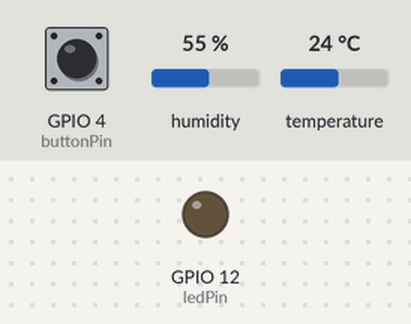
Recording of a sketch running on a simulated ESP8266 (NodeMCU). Shown: output pins drawn as LEDs (lit = HIGH). The inputs (shaded band) are chosen by the test bench; at power-on: GPIO 4 (buttonPin) LOW, humidity 55 %, temperature 24 °C. WiFi joins after 1.5 s; servers stay silent unless stated; what the sketch prints to the serial monitor is not drawn.

Above: at 2.7 s.
2.8 s: GPIO 4 (buttonPin) pulled HIGH for 0.15 s
At 3.4 s:
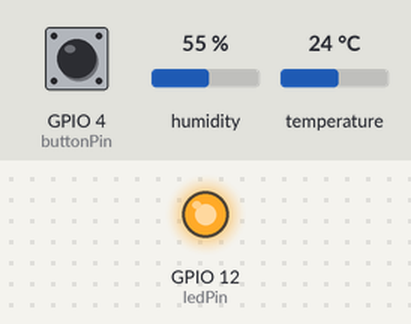
5.9 s: GPIO 4 (buttonPin) pulled HIGH for 1 s
At 7.0 s:
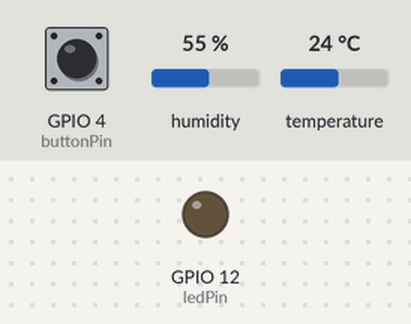
8.4 s: GPIO 4 (buttonPin) pulled HIGH for 3.2 s
At 8.9 s:
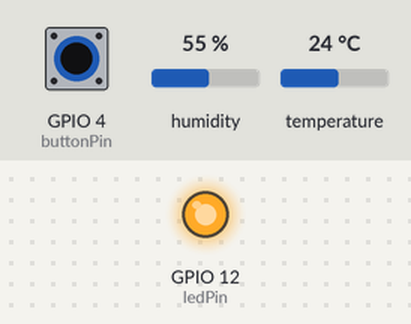
Timing chart, 0 to 11.4 s (numbered marks = the images above; inputs shaded):
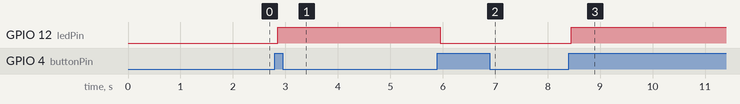

The sketch:

Latihan_4_Pengembangan_Telemetri_Sensor_Kelembapan.ino
```cpp
#include <ESP8266WiFi.h>
#include <ESPAsyncTCP.h>
#include <ESPAsyncWebServer.h>
#include <DHT.h>

const char* ssid = "MACHMUDALHASAN";
const char* password = "Dodol Garut";

// Konfigurasi Pin
const byte dhtPin = 2;        // D4 / GPIO 2
const byte buttonPin = 4;    // D2 / GPIO 4
const byte ledPin = 12;      // D6 / GPIO 12

// DHT22
#define DHTTYPE DHT22
DHT dht(dhtPin, DHTTYPE);

// Variabel Status
bool ledState = false;

String currentTemp = "--";
String currentHum = "--";

int buttonState;
int lastButtonState = LOW;

unsigned long lastDebounceTime = 0;
const unsigned long debounceDelay = 50;

unsigned long lastTime = 0;

// Web Server dan WebSocket
AsyncWebServer server(80);
AsyncWebSocket ws("/ws");

// ---------------- HTML & JAVASCRIPT ----------------

const char index_html[] PROGMEM = R"rawliteral(
<!DOCTYPE html>
<html>
<head>
  <meta name="viewport" content="width=device-width, initial-scale=1">

  <title>Real-Time IoT Web</title>

  <style>
    body {
      font-family: Arial;
      text-align: center;
    }

    .card {
      background: #f0f0f0;
      margin: 20px auto;
      padding: 20px;
      max-width: 300px;
      border-radius: 10px;
    }

    button {
      padding: 15px 30px;
      font-size: 20px;
      border-radius: 5px;
      cursor: pointer;
      color: white;
    }

    .btn-on {
      background-color: #4CAF50;
    }

    .btn-off {
      background-color: #f44336;
    }
  </style>
</head>

<body>

  <h1>Smart Room</h1>

  <!-- Suhu -->
  <div class="card">
    <h2>
      Suhu:
      <span id="tempValue">--</span>
      Celcius
    </h2>
  </div>

  <!-- Kelembapan -->
  <div class="card">
    <h2>
      Kelembapan:
      <span id="humValue">--</span>
      %
    </h2>
  </div>

  <!-- LED -->
  <div class="card">
    <h2>
      LED:
      <span id="ledStatus">OFF</span>
    </h2>

    <button
      id="toggleBtn"
      class="btn-off"
      onclick="toggleLed()">
      Turn ON
    </button>
  </div>

  <script>

    // Koneksi WebSocket
    var gateway = `ws://${window.location.hostname}/ws`;
    var websocket;

    // Saat halaman dibuka
    window.addEventListener('load', onLoad);

    function onLoad(event) {
      initWebSocket();
    }

    // Inisialisasi WebSocket
    function initWebSocket() {

      websocket = new WebSocket(gateway);

      websocket.onopen = onOpen;
      websocket.onclose = onClose;
      websocket.onmessage = onMessage;
    }

    // WebSocket terhubung
    function onOpen(event) {
      console.log("WebSocket Terkoneksi");
    }

    // Jika koneksi terputus
    function onClose(event) {

      console.log("WebSocket Terputus");

      setTimeout(initWebSocket, 2000);
    }

    // Tombol LED ditekan
    function toggleLed() {

      websocket.send("toggle");
    }

    // Menerima data dari ESP8266
    function onMessage(event) {

      var dataObj = JSON.parse(event.data);

      // Menampilkan suhu
      if (dataObj.suhu !== undefined) {

        document.getElementById("tempValue").innerHTML =
          dataObj.suhu;
      }

      // Menampilkan kelembapan
      if (dataObj.hum !== undefined) {

        document.getElementById("humValue").innerHTML =
          dataObj.hum;
      }

      // Mengubah tampilan LED
      if (dataObj.led !== undefined) {

        var btn =
          document.getElementById("toggleBtn");

        var status =
          document.getElementById("ledStatus");

        if (dataObj.led == "1") {

          status.innerHTML = "ON";

          btn.innerHTML = "Turn OFF";

          btn.className = "btn-on";

        } else {

          status.innerHTML = "OFF";

          btn.innerHTML = "Turn ON";

          btn.className = "btn-off";
        }
      }
    }

  </script>

</body>
</html>
)rawliteral";

// ---------------- BACK-END & WEBSOCKET ----------------

// Mengirim data ke semua browser
void notifyClients() {

  String jsonString =
    "{\"led\":\"" +
    String(ledState ? 1 : 0) +
    "\", ";

  jsonString +=
    "\"suhu\":\"" +
    currentTemp +
    "\", ";

  jsonString +=
    "\"hum\":\"" +
    currentHum +
    "\"}";

  ws.textAll(jsonString);
}

// Memproses pesan dari browser
void handleWebSocketMessage(
  void *arg,
  uint8_t *data,
  size_t len
) {

  AwsFrameInfo *info =
    (AwsFrameInfo*)arg;

  if (
    info->final &&
    info->index == 0 &&
    info->len == len &&
    info->opcode == WS_TEXT
  ) {

    data[len] = 0;

    if (
      strcmp((char*)data, "toggle") == 0
    ) {

      ledState = !ledState;

      notifyClients();
    }
  }
}

// Event WebSocket
void onEvent(
  AsyncWebSocket *server,
  AsyncWebSocketClient *client,
  AwsEventType type,
  void *arg,
  uint8_t *data,
  size_t len
) {

  switch (type) {

    case WS_EVT_CONNECT:

      Serial.printf(
        "Client WebSocket #%u terhubung\n",
        client->id()
      );

      // Kirim status awal
      notifyClients();

      break;

    case WS_EVT_DISCONNECT:

      Serial.printf(
        "Client WebSocket #%u terputus\n",
        client->id()
      );

      break;

    case WS_EVT_DATA:

      handleWebSocketMessage(
        arg,
        data,
        len
      );

      break;
  }
}

// ---------------- SETUP ----------------

void setup() {

  Serial.begin(115200);

  // Tombol
  pinMode(buttonPin, INPUT);

  // LED
  pinMode(ledPin, OUTPUT);
  digitalWrite(ledPin, LOW);

  // DHT22
  dht.begin();

  // WiFi
  WiFi.mode(WIFI_STA);

  WiFi.begin(
    ssid,
    password
  );

  Serial.print("Menghubungkan WiFi");

  while (
    WiFi.status() != WL_CONNECTED
  ) {

    delay(500);

    Serial.print(".");
  }

  Serial.println();

  Serial.print("IP Address: ");

  Serial.println(
    WiFi.localIP()
  );

  // Halaman web
  server.on(
    "/",
    HTTP_GET,
    [](AsyncWebServerRequest *request) {

      request->send_P(
        200,
        "text/html",
        index_html
      );
    }
  );

  // WebSocket
  ws.onEvent(onEvent);

  server.addHandler(&ws);

  server.begin();

  Serial.println(
    "Web Server dan WebSocket aktif"
  );
}

// ---------------- LOOP ----------------

void loop() {

  // Membersihkan client WebSocket
  ws.cleanupClients();

  // Mengatur LED
  digitalWrite(
    ledPin,
    ledState ? HIGH : LOW
  );

  // Membaca tombol
  int reading =
    digitalRead(buttonPin);

  // Debounce
  if (
    reading != lastButtonState
  ) {

    lastDebounceTime =
      millis();
  }

  if (
    (millis() - lastDebounceTime)
    > debounceDelay
  ) {

    if (
      reading != buttonState
    ) {

      buttonState = reading;

      // Tombol ditekan
      if (
        buttonState == HIGH
      ) {

        ledState = !ledState;

        // Kirim status ke browser
        notifyClients();
      }
    }
  }

  lastButtonState = reading;

  // Baca DHT22 setiap 3 detik
  // menggunakan millis() tanpa delay
  if (
    (millis() - lastTime) > 3000
  ) {

    float t =
      dht.readTemperature();

    float h =
      dht.readHumidity();

    // Pastikan data valid
    if (
      !isnan(t) &&
      !isnan(h)
    ) {

      currentTemp =
        String(t);

      currentHum =
        String(h);

      // Kirim suhu dan kelembapan
      // ke browser
      notifyClients();
    }

    lastTime =
      millis();
  }
}
```

Measured:
- after the input at 2.8 s, GPIO 12 (ledPin): LOW → HIGH after 0.05 s
- after the input at 5.9 s, GPIO 12 (ledPin): HIGH → LOW after 0.05 s
- after the input at 8.4 s, GPIO 12 (ledPin): LOW → HIGH after 0.05 s
